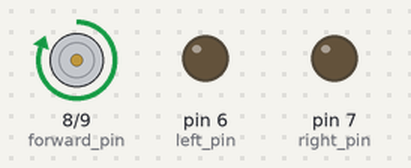
Bench run of a sketch on a simulated Arduino Uno, built with avr-gcc and run on an emulated ATmega328P. Shown: motor-driver pin pairs drawn as motors (green arrow = first pin HIGH = forward, orange = second pin HIGH = backward, longer = more drive), output pins drawn as LEDs (lit = HIGH).

Above: at 0.05 s.
At 1.45 s:
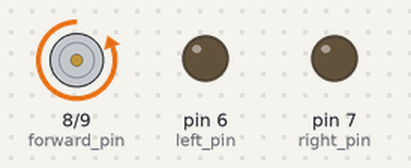
At 2.75 s:
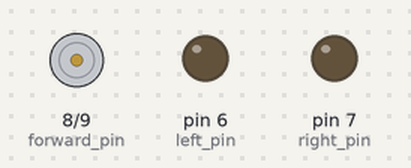
Timing chart, 0 to 3.0 s (numbered marks = the images above):
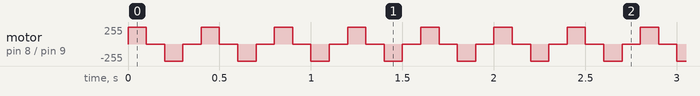

The sketch:

test_code.ino
```cpp
//assign the pin numbers
int left_pin = 6;
int right_pin = 7;
int forward_pin = 8;
int reverse_pin = 9;


void setup(){
	pinMode(left_pin, OUTPUT);
	pinMode(right_pin, OUTPUT);
	pinMode(forward_pin, OUTPUT);
	pinMode(reverse_pin, OUTPUT);
}


void loop(){

  /*
	//Test Case #1
	digitalWrite(forward_pin, HIGH);
	delay(1000);
	digitalWrite(forward_pin, LOW);
	delay(1000);

*/
	//Test Case #2

	digitalWrite(forward_pin, HIGH);
	delay(100);
	digitalWrite(forward_pin, LOW);
	delay(100);
	digitalWrite(reverse_pin, HIGH);
	delay(100);
	digitalWrite(reverse_pin, LOW);
	delay(100);


}
```

Measured:
- by itself, motor on pin 8 (forward_pin) / pin 9 (reverse_pin): repeats every 0.40 s: stopped 0.10 s, backward 255/255 0.10 s, stopped 0.10 s, forward 255/255 0.10 s
